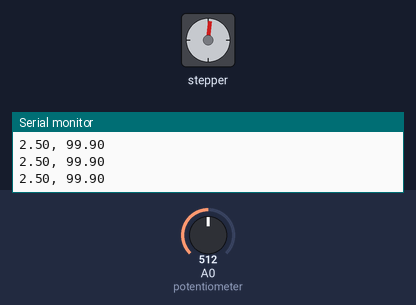
Simulated run of this sketch. Board: Arduino Uno, built with avr-gcc and run on an emulated ATmega328P. Parts: stepper motor, the last lines printed to the serial monitor. Wiring (inferred from the names in the program): stepper motor (2048 steps per turn assumed): coils pin 7, pin 6, pin 5, pin 4. The test bench sets the inputs (shaded band); at power-on: A0 (potentiometer) = 512.

Above: at 1.2 s.
1.3 s: A0 (potentiometer) set to 716
4.3 s: A0 (potentiometer) set to 502
At 4.51 s:
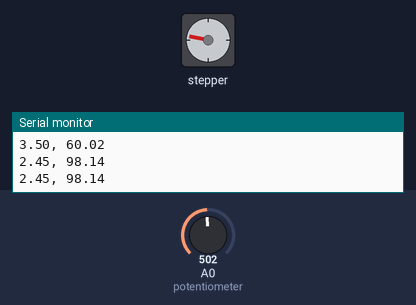
7.3 s: A0 (potentiometer) set to 0
At 7.3 s:
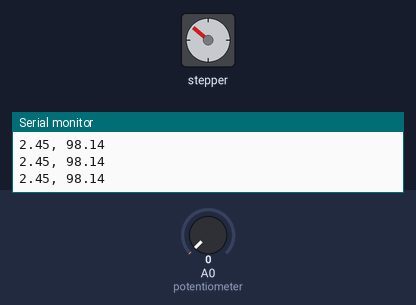
10.3 s: A0 (potentiometer) set to 122
At 10.4 s:
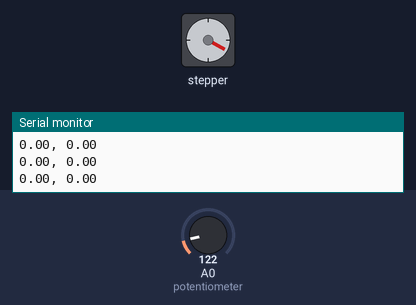
13.3 s: A0 (potentiometer) set to 306
At 13.36 s:
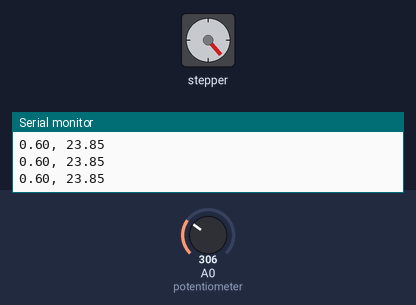
16.3 s: A0 (potentiometer) set to 511
Timing chart, 0 to 23.4 s (numbered marks = the images above; inputs shaded):
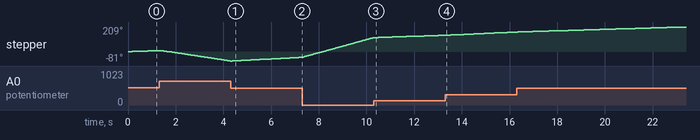

The sketch:

stepper_motor_control.ino
```cpp
//included in order to pacify VSCode lol
#include <Arduino.h>

//defining pin numbers in global space
#define potentiometer A0
#define in1 7
#define in2 6
#define in3 5
#define in4 4

//defining maximum step delay
#define dT 5000000

//declaring variables for potentiometer position, stepper motor step-delay, input voltage
int potentiometerPosition;
float inputVoltage, dt, dutyCycle;

void setup(void) {
  //starting serial communication
  Serial.begin(9600);
  //printing header for output table
  Serial.println("Volt(in), delayTime");

  //setting input pin for potentiometer
  pinMode(potentiometer, INPUT);

  //setting output pins for coil1, coil2, coil3, and coil4 on ULN2003
  pinMode(in1, OUTPUT);
  pinMode(in2, OUTPUT);
  pinMode(in3, OUTPUT);
  pinMode(in4, OUTPUT);
}


void loop(void) {
  //case 1: pot in lower half, motor running counterclockwise
  while((potentiometerPosition = analogRead(potentiometer)) <= 512) { //this line reads/updates potPos every loop iteration
    //calculating input voltage from analog signal
    inputVoltage = potentiometerPosition * (5.0/1023.0);

    //calculating dutyCycle
    dutyCycle = 100 - (abs((inputVoltage - 2.5)) * (100/2.5));

    //calculating dt
    dt = dT * (dutyCycle/100);

    //calls forward drive function with dt as its only parameter
    reverseDrive(dt);

    //printing needed table values
    Serial.print(inputVoltage);
    Serial.print(", ");
    Serial.println(dutyCycle);
    }


  //case 2: pot in upper half, motor running clockwise
  while((potentiometerPosition = analogRead(potentiometer)) > 512) {
    //calculating input voltage from analog signal
    inputVoltage = potentiometerPosition * (5.0/1023.0);

    //calculating dutyCycle
    dutyCycle = 100 - (abs((inputVoltage - 2.5)) * (100/2.5));

    //calculating dt
    dt = dT * (dutyCycle/100);

    //calls forward drive function with dt as its only parameter
    forwardDrive(dt);

    //printing needed table values
    Serial.print(inputVoltage);
    Serial.print(", ");
    Serial.println(dutyCycle);
    }
}


//function in order to organize digitalWrite actions, makes code cleaner
void pinWrite(int pin1,int pin2,int pin3,int pin4) {
  digitalWrite(in1,pin1);
  digitalWrite(in2,pin2);
  digitalWrite(in3,pin3);
  digitalWrite(in4,pin4);
}


//function in order to complete 1 step of the stepper motor (counterclockwise)
void reverseDrive(float delayTime){
  //calls pinWrite 8 times to make 1 step of the motor, with "delayTime" microsecond delay between each
  //coil activation
  pinWrite(1,0,0,0);
  delayMicroseconds(delayTime);
  pinWrite(1,1,0,0);
  delayMicroseconds(delayTime);
  pinWrite(0,1,0,0);
  delayMicroseconds(delayTime);
  pinWrite(0,1,1,0);
  delayMicroseconds(delayTime);
  pinWrite(0,0,1,0);
  delayMicroseconds(delayTime);
  pinWrite(0,0,1,1);
  delayMicroseconds(delayTime);
  pinWrite(0,0,0,1);
  delayMicroseconds(delayTime);
  pinWrite(1,0,0,1);
  delayMicroseconds(delayTime);
}

//function in order to complete 1 step of the stepper motor (clockwise)
void forwardDrive(float delayTime){
  //calls pinWrite 8 times to make 1 step of the motor, with "delayTime" microsecond delay between each
  //coil activation
  pinWrite(0,0,0,1);
  delayMicroseconds(delayTime);
  pinWrite(0,0,0,1);
  delayMicroseconds(delayTime);
  pinWrite(0,0,1,1);
  delayMicroseconds(delayTime);
  pinWrite(0,0,1,0);
  delayMicroseconds(delayTime);
  pinWrite(0,1,1,0);
  delayMicroseconds(delayTime);
  pinWrite(0,1,0,0);
  delayMicroseconds(delayTime);
  pinWrite(1,1,0,0);
  delayMicroseconds(delayTime);
  pinWrite(1,0,0,1);
  delayMicroseconds(delayTime);
}
```
